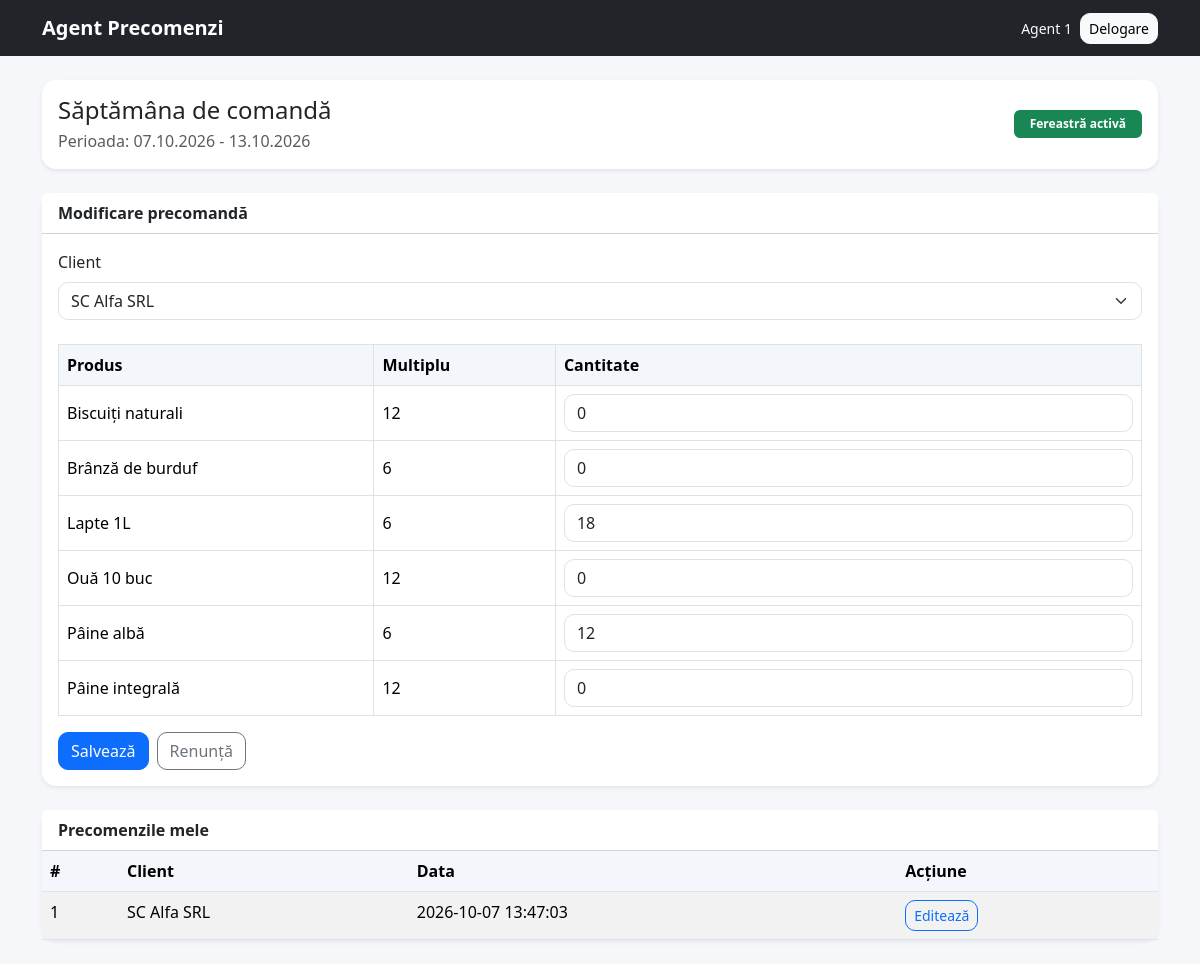
The app's page /agent/index.php?edit_order=1 (signed in) with its own data.
### tables this page shows
CREATE TABLE comenzi (
    id INT AUTO_INCREMENT PRIMARY KEY,
    client_id INT NOT NULL,
    agent_id INT NOT NULL,
    data_comanda DATETIME NOT NULL DEFAULT CURRENT_TIMESTAMP,
    saptamana_an VARCHAR(20) NOT NULL,
    status ENUM('in_lucru', 'finalizata') NOT NULL DEFAULT 'in_lucru',
    CONSTRAINT fk_comenzi_client FOREIGN KEY (client_id) REFERENCES clienti(id) ON DELETE RESTRICT ON UPDATE CASCADE,
    CONSTRAINT fk_comenzi_agent FOREIGN KEY (agent_id) REFERENCES utilizatori(id) ON DELETE RESTRICT ON UPDATE CASCADE
);

CREATE TABLE clienti (
    id INT AUTO_INCREMENT PRIMARY KEY,
    nume_client VARCHAR(150) NOT NULL,
    cod_fiscal VARCHAR(50) NOT NULL,
    adresa TEXT NOT NULL,
    agent_id INT NOT NULL,
    data_creare TIMESTAMP DEFAULT CURRENT_TIMESTAMP,
    CONSTRAINT fk_clienti_agent FOREIGN KEY (agent_id) REFERENCES utilizatori(id) ON DELETE RESTRICT ON UPDATE CASCADE
);

CREATE TABLE produse (
    id INT AUTO_INCREMENT PRIMARY KEY,
    cod_produs VARCHAR(100) NOT NULL UNIQUE,
    denumire VARCHAR(200) NOT NULL,
    multiplu_cantitate INT NOT NULL DEFAULT 1,
    activ BOOLEAN NOT NULL DEFAULT TRUE
);

### includes/db.php (called while the page is built, shortened)
<?php
function e(string $value): string
{
    return htmlspecialchars($value, ENT_QUOTES, 'UTF-8');
}
function currentOrderWindow(): array
{
    $now = new DateTimeImmutable('now');
    $weekday = (int)$now->format('N');
    $daysBack = 0;
    if ($weekday < 3) {
        $daysBack = $weekday + 4;
    } else {
        $daysBack = $weekday - 3;
    }
    $start = (new DateTimeImmutable($now->format('Y-m-d 00:00:00')))->modify('-' . $daysBack . ' days');
    $end = $start->modify('+6 days 12 hours');
    return [
        'start' => $start,
        'end' => $end,
        'label' => $start->format('d.m.Y') . ' - ' . $end->format('d.m.Y'),
        'week' => $start->format('o-\WW'),
    ];
}
function isOrderWindowOpen(?DateTimeImmutable $now = null): bool
{
    $now ??= new DateTimeImmutable('now');
    $window = currentOrderWindow();
    return $now >= $window['start'] && $now <= $window['end'];
}

### public/agent/index.php (the view, shortened to what this page needs)
<?php
require_once __DIR__ . '/../../includes/db.php';
$pdo = db();
$user = $_SESSION['user'];
$window = currentOrderWindow();
$currentWeek = $window['week'];
$clients = $pdo->prepare('SELECT * FROM clienti WHERE agent_id = :agent_id ORDER BY nume_client ASC');
$clients->execute([':agent_id' => $user['id']]);
$clients = $clients->fetchAll();
$products = $pdo->query('SELECT * FROM produse WHERE activ = 1 ORDER BY denumire ASC')->fetchAll();
$existingOrders = $pdo->prepare('SELECT c.id, c.client_id, c.data_comanda, cl.nume_client FROM comenzi c LEFT JOIN clienti cl ON cl.id = c.client_id WHERE c.agent_id = :agent_id AND c.saptamana_an = :week ORDER BY c.data_comanda DESC');
$existingOrders->execute([':agent_id' => $user['id'], ':week' => $currentWeek]);
$existingOrders = $existingOrders->fetchAll();
$editableOrder = null;
if (isset($_GET['edit_order'])) {
    $stmt = $pdo->prepare('SELECT * FROM comenzi WHERE id = :id AND agent_id = :agent_id LIMIT 1');
    $stmt->execute([':id' => (int)$_GET['edit_order'], ':agent_id' => $user['id']]);
    $editableOrder = $stmt->fetch();
    if ($editableOrder) {
        $det = $pdo->prepare('SELECT * FROM comanda_detalii WHERE comanda_id = :comanda_id');
        $det->execute([':comanda_id' => $editableOrder['id']]);
        $editableOrder['details'] = $det->fetchAll();
    }
}
?>
<!DOCTYPE html>
<html lang="ro">
<head>
    <link href="https://cdn.jsdelivr.net/npm/bootstrap@5.3.3/dist/css/bootstrap.min.css" rel="stylesheet">
    <link rel="stylesheet" href="../assets/styles.css">
</head>
<body>
    <nav class="navbar navbar-expand-lg navbar-dark bg-dark">
        <div class="container">
            <a class="navbar-brand" href="#">Agent Precomenzi</a>
            <div class="ms-auto d-flex gap-2 align-items-center">
                <span class="text-light small"><?= e($user['nume']); ?></span>
                <a class="btn btn-light btn-sm" href="../logout.php">Delogare</a>
            </div>
        </div>
    </nav>
    <main class="container py-4">
        <div class="card shadow-sm border-0 mb-4">
            <div class="card-body">
                <div class="d-flex justify-content-between align-items-center">
                    <div>
                        <h4 class="mb-1">Săptămâna de comandă</h4>
                        <div class="text-muted">Perioada: <?= e($window['label']); ?></div>
                    </div>
                    <div>
                        <?php if (isOrderWindowOpen(new DateTimeImmutable('now'))): ?>
                            <span class="badge bg-success px-3 py-2">Fereastră activă</span>
                        <?php else: ?>
                            <span class="badge bg-danger px-3 py-2">Fereastră închisă</span>
                        <?php endif; ?>
                    </div>
                </div>
            </div>
        </div>
        <div class="card shadow-sm border-0">
            <div class="card-header bg-white"><strong><?= $editableOrder ? 'Modificare precomandă' : 'Introducere precomandă'; ?></strong></div>
            <div class="card-body">
                <?php if (!isOrderWindowOpen(new DateTimeImmutable('now'))): ?>
                    <div class="alert alert-warning">Comenzile nu pot fi create sau modificate în afara intervalului Miercuri 00:00 - Marți 12:00.</div>
                <?php else: ?>
                    <form id="agent-order-form" method="post">
                        <div class="mb-4">
                            <label class="form-label">Client</label>
                            <select class="form-select" name="client_id" required>
                                <?php foreach ($clients as $client): ?>
                                    <option value="<?= (int)$client['id']; ?>" <?= (!empty($editableOrder) && (int)$editableOrder['client_id'] === (int)$client['id']) ? 'selected' : ''; ?>><?= e($client['nume_client']); ?></option>
                                <?php endforeach; ?>
                            </select>
                        </div>
                        <div class="table-responsive">
                            <table class="table table-bordered align-middle mb-0">
                                <thead>
                                <tr>
                                    <th>Produs</th>
                                    <th>Multiplu</th>
                                    <th>Cantitate</th>
                                </tr>
                                </thead>
                                <tbody>
                                <?php foreach ($products as $product): ?>
                                    <?php
                                    $value = 0;
                                    if (!empty($editableOrder['details'])) {
                                        foreach ($editableOrder['details'] as $detail) {
                                            if ((int)$detail['produs_id'] === (int)$product['id']) {
                                                $value = (int)$detail['cantitate'];
                                                break;
                                            }
                                        }
                                    }
                                    ?>
                                    <tr>
                                        <td><?= e($product['denumire']); ?></td>
                                        <td><?= (int)$product['multiplu_cantitate']; ?></td>
                                        <td>
                                            <input class="form-control" type="number" min="0" step="1" name="products[<?= (int)$product['id']; ?>]" value="<?= $value; ?>" data-multiplier="<?= (int)$product['multiplu_cantitate']; ?>" placeholder="0">
                                        </td>
                                    </tr>
                                <?php endforeach; ?>
                                </tbody>
                            </table>
                        </div>
                        <div class="d-flex gap-2 mt-3">
                            <button type="submit" class="btn btn-primary">Salvează</button>
                            <?php if ($editableOrder): ?>
                                <a href="index.php" class="btn btn-outline-secondary">Renunță</a>
                            <?php endif; ?>
                        </div>
                    </form>
                <?php endif; ?>
            </div>
        </div>
        <div class="card shadow-sm border-0 mt-4">
            <div class="card-header bg-white"><strong>Precomenzile mele</strong></div>
            <div class="table-responsive">
                <table class="table table-striped mb-0">
                    <thead>
                    <tr>
                        <th>#</th>
                        <th>Client</th>
                        <th>Data</th>
                        <th>Acțiune</th>
                    </tr>
                    </thead>
                    <tbody>
                    <?php if (empty($existingOrders)): ?>
                        <tr>
                            <td colspan="4" class="text-center text-muted py-4">Nicio precomandă înregistrată pentru săptămâna curentă.</td>
                        </tr>
                    <?php else: ?>
                        <?php foreach ($existingOrders as $order): ?>
                            <tr>
                                <td><?= (int)$order['id']; ?></td>
                                <td><?= e($order['nume_client'] ?? '-'); ?></td>
                                <td><?= e($order['data_comanda']); ?></td>
                                <td><a href="index.php?edit_order=<?= (int)$order['id']; ?>" class="btn btn-sm btn-outline-primary">Editează</a></td>
                            </tr>
                        <?php endforeach; ?>
                    <?php endif; ?>
                    </tbody>
                </table>
            </div>
        </div>
    </main>
</body>
</html>

### public/assets/styles.css (style rules this page uses)
:root { --primary: #0d6efd; --soft: #eef5ff; --success: #198754; --warning: #ffc107; }
body { background: #f5f7fb; font-family: 'Segoe UI', sans-serif; }
.navbar-brand { font-weight: 700; }
.card { border-radius: 14px; }
.table thead th { background: #f3f6fb; }
.btn { border-radius: 10px; }
.form-control, .form-select { border-radius: 10px; }

### records on screen
comenzi: client_id "SC Alfa SRL", id "1", client.nume_client "SC Alfa SRL", data_comanda "2026-10-07 13:47:03"
produse: denumire "Biscuiți naturali", multiplu_cantitate "12", value "0"
produse: denumire "Brânză de burduf", multiplu_cantitate "6", value "0"
produse: denumire "Lapte 1L", multiplu_cantitate "6", value "18"
produse: denumire "Ouă 10 buc", multiplu_cantitate "12", value "0"
produse: denumire "Pâine albă", multiplu_cantitate "6", value "12"
produse: denumire "Pâine integrală", multiplu_cantitate "12", value "0"

### other values on screen
$user['nume'] "Agent 1"
$window['label'] "07.10.2026 - 13.10.2026"
